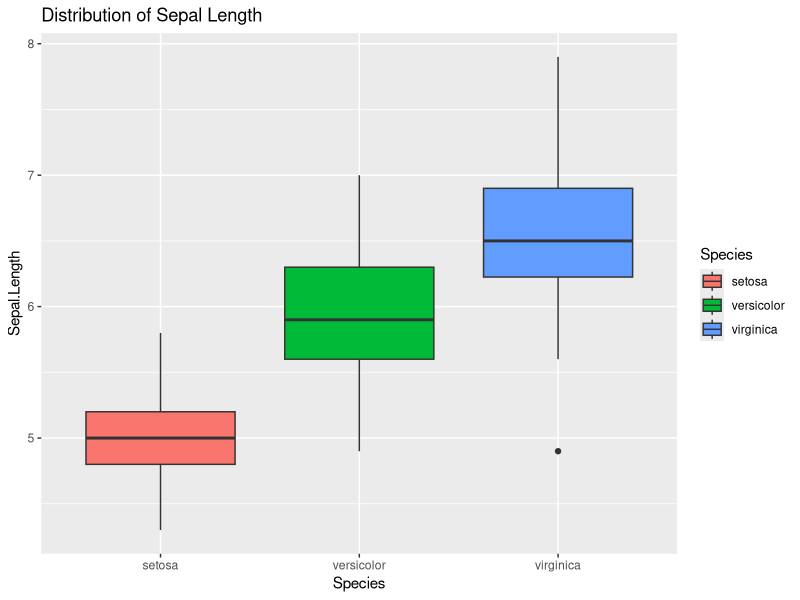
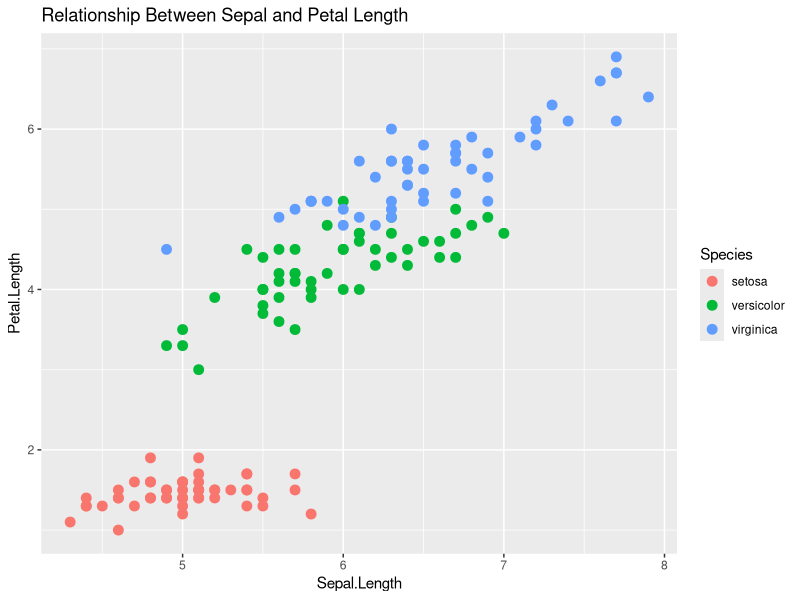
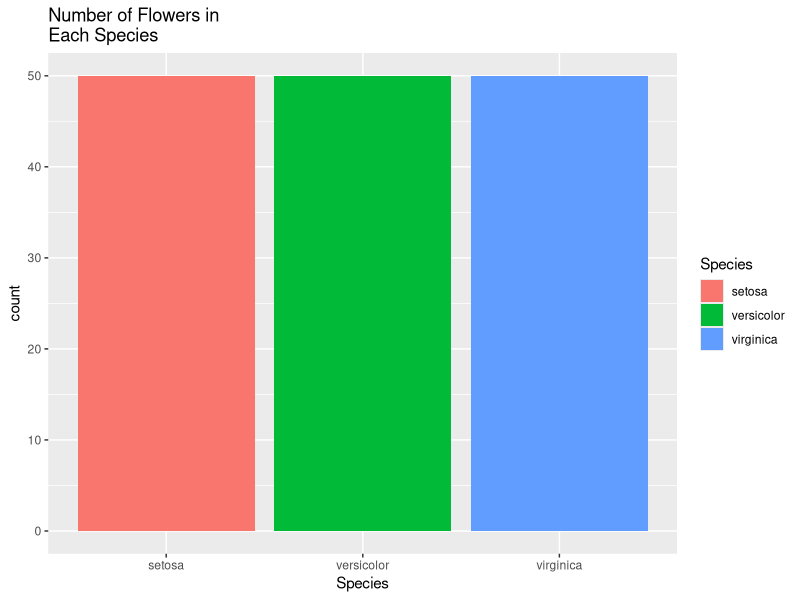
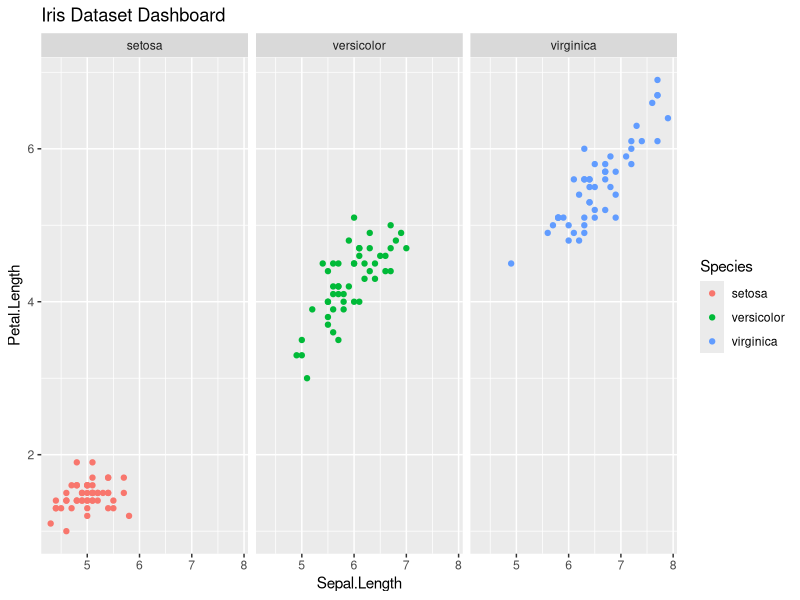
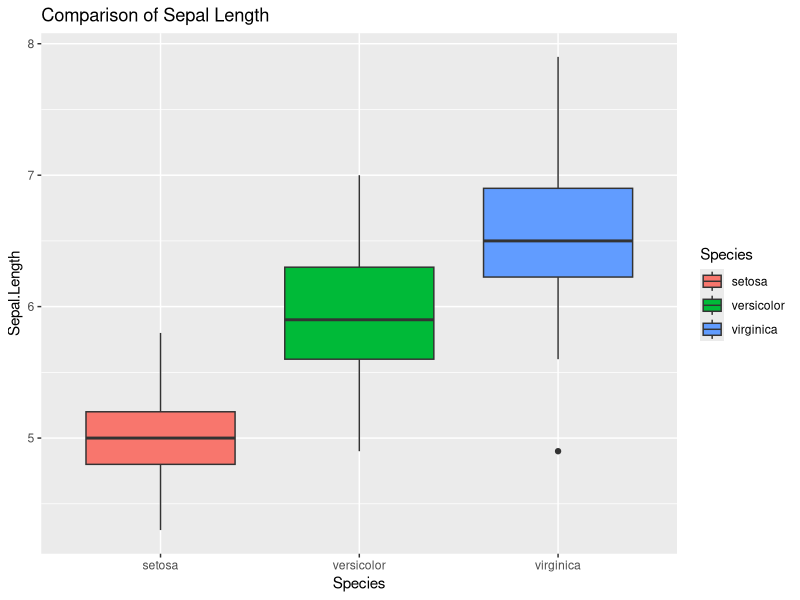
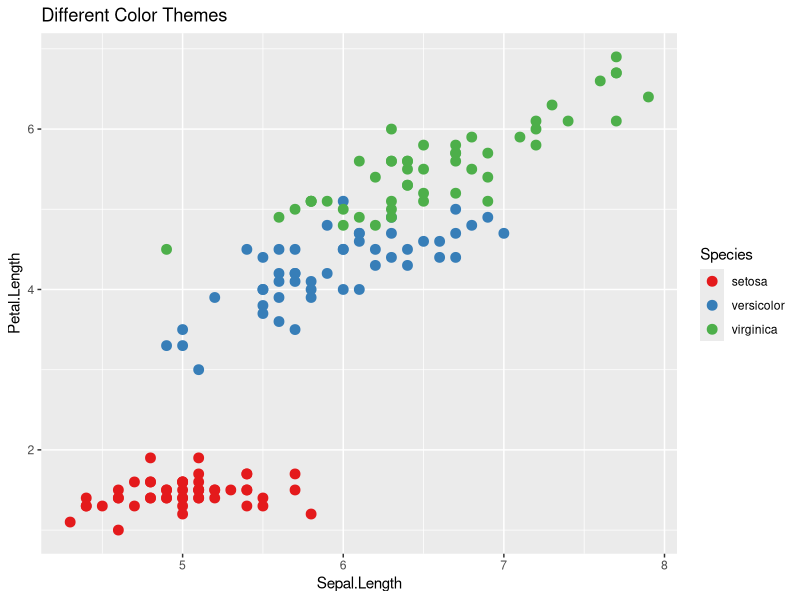
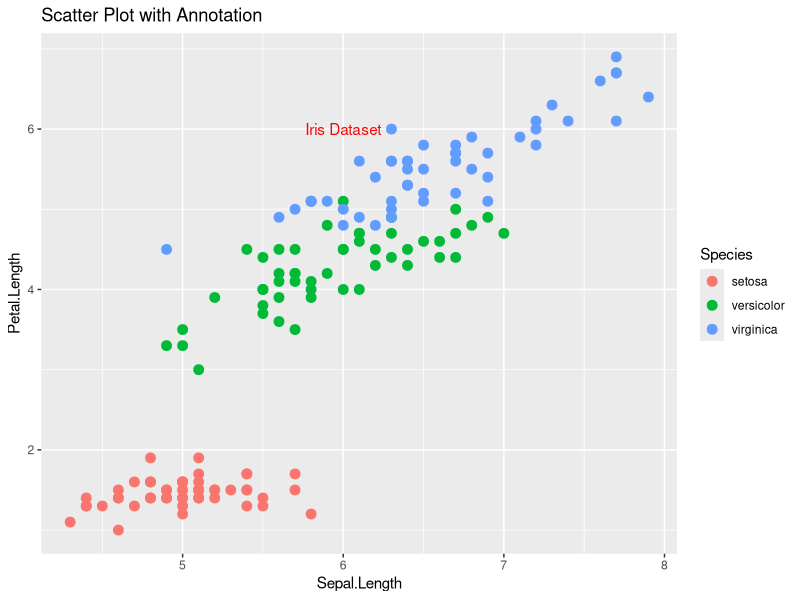
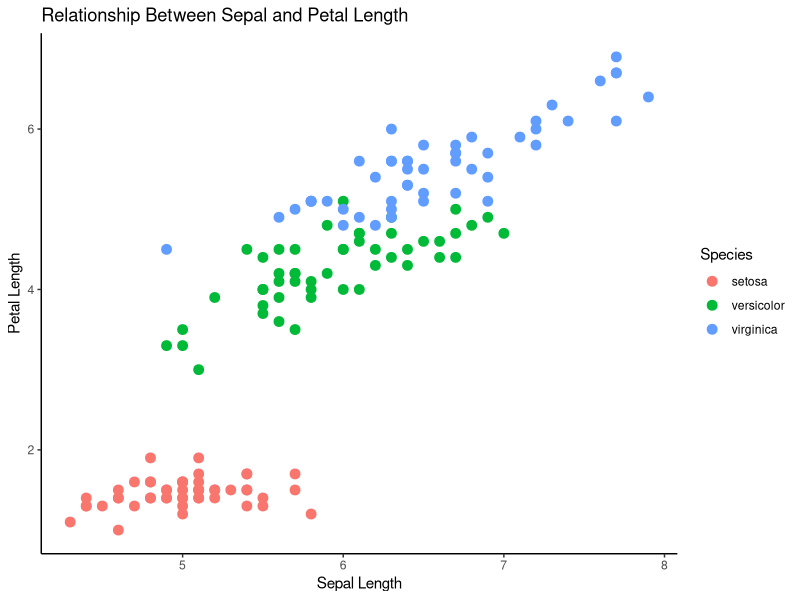

These charts were generated, in order, by the following R code:
# Experiment- 09
# Box Plot for Distribution Analysis 
library(ggplot2) 
ggplot(iris, aes(x=Species, y=Sepal.Length, fill=Species)) + geom_boxplot() + 
  ggtitle("Distribution of Sepal Length") 
# Scatter Plot for Relationship Analysis 
ggplot(iris, aes(Sepal.Length, Petal.Length, color=Species)) + geom_point(size=3) + 
  ggtitle("Relationship Between Sepal and Petal Length") 
# Bar Plot for Category Comparison 
ggplot(iris, aes(x=Species, fill=Species)) + geom_bar() + ggtitle("Number of Flowers in 
Each Species") 

library(ggplot2)
data(iris)

# (9.1)Dashboard-Style Report
ggplot(iris, aes(Sepal.Length, Petal.Length, color=Species)) +
  geom_point() + facet_wrap(~Species) +
  ggtitle("Iris Dataset Dashboard")

# (9.2))Compare Multiple Variables
ggplot(iris, aes(x=Species, y=Sepal.Length, fill=Species)) +
  geom_boxplot() + ggtitle("Comparison of Sepal Length")

# (9.3)Use Different Color Themes
ggplot(iris, aes(Sepal.Length, Petal.Length, color=Species)) +
  geom_point(size=3) + scale_color_brewer(palette="Set1") +
  ggtitle("Different Color Themes")

# (9.4)Add Annotations to Graphs
ggplot(iris, aes(Sepal.Length, Petal.Length, color=Species)) +
  geom_point(size=3) +
  annotate("text", x=6, y=6, label="Iris Dataset", color="red") +
  ggtitle("Scatter Plot with Annotation")

# (9.5)Create Publication-Ready Charts
ggplot(iris, aes(Sepal.Length, Petal.Length, color=Species)) +
  geom_point(size=3) +
  labs(title="Relationship Between Sepal and Petal Length",
       x="Sepal Length", y="Petal Length") +
  theme_classic()
